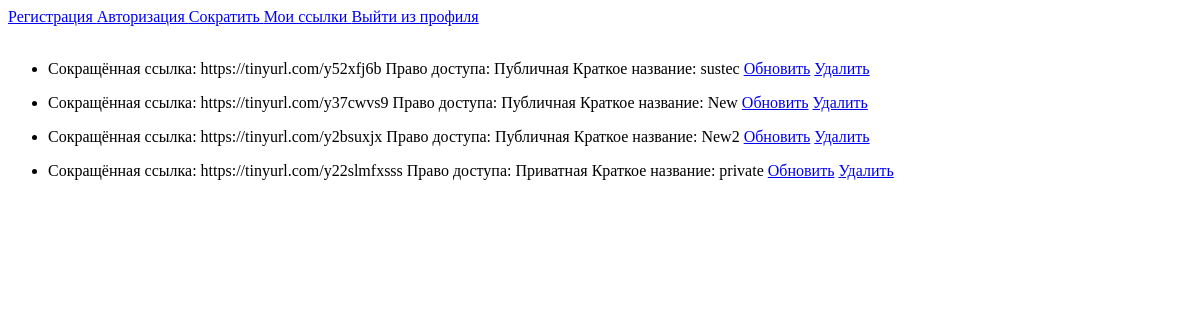
The page /links (signed in) on the database as committed earlier.
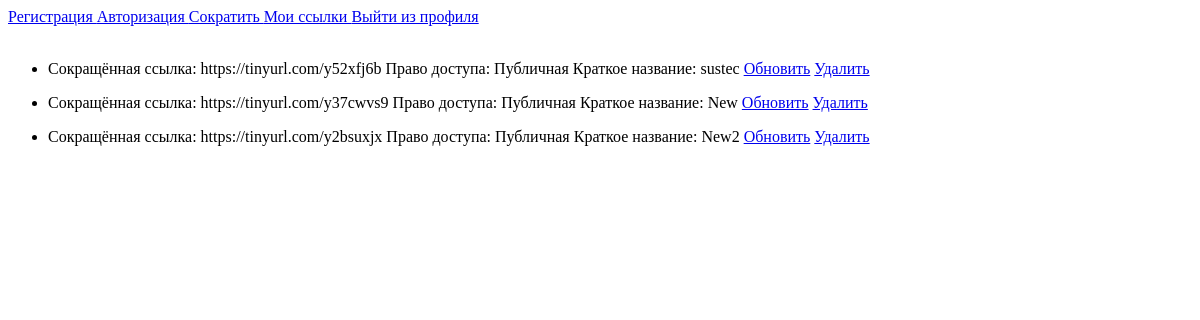
The same page on the database as committed later.
### tables this page shows
CREATE TABLE link(
                ID INTEGER PRIMARY KEY AUTOINCREMENT,
                name TEXT NOT NULL, 
                link TEXT NOT NULL,
                short_link TEXT NOT NULL,
                access TEXT NOT NULL,
                user_id INT NOT NULL,
                FOREIGN KEY (user_id) REFERENCES users (ID));

### main.py (the view)
@app.route("/links", methods=["POST", "GET"])
@login_required
def myLinks():
    try:
        msg = []
        links = bd.getLinks(current_user.get_id())
        for link in links:
            if link[4] != "Приватная":
                msg.append({"short": link[3],    "access": link[4],    'link': link[2], 'name': link[1], 'id': link[0]},)
            else:
                msg.append({"short": link[3]+"sss", "access": link[4], 'link': link[2], 'name': link[1], 'id': link[0]}, )
        flash(msg)
        return render_template('links.html', title='Ссылки', menu=menu)
    except Exception as e:
        return f"Ошибка: {e}"

### UserLogin.py (called while the page is built)
    def fromDB(self, user_id, db):
        self.__user = db.getUser(user_id)
        return self

    def get_id(self):
        return str(self.__user[0])

### bd.py (called while the page is built)
def getUser(user_id):
        con = sqlite3.connect("users.db")
        cursor = con.cursor()
        check = cursor.execute("""SELECT * FROM users WHERE ID = ?""", (user_id,)).fetchone()
        if not check:
                print("Пользователя с таким id нет!")
                return False
        return check

def getLinks(user_id):
        try:
                con = sqlite3.connect("users.db")
                cursor = con.cursor()
                info = cursor.execute(""" SELECT * FROM link where user_id = ?""", (user_id,)).fetchall()
                return info
        except sqlite3.Error as err:
                print(err)
                return "false"
        finally:
                con.close()

### main.py (called while the page is built)
@login_manager.user_loader
def check_user(user_id):
    print(user_id)
    return UserLogin().fromDB(user_id, bd)

### templates/links.html (shortened to what this page needs)
<!DOCTYPE html>
<html lang="en">
<head>
</head>
<body>
<div>
    {% for m in menu %}
        <a href="/{{m.url}}"> {{m.name}} </a>
    {% endfor %}
    <a href="{{url_for('logout')}}"> Выйти из профиля </a>
</div> <br>
{% for msg in get_flashed_messages() -%}
    {% for res in msg -%}
        <ul>
            <li> Сокращённая ссылка: {{res.short}} Право доступа: {{res.access}} Краткое название: {{res.name}} <a href="/update/{{res.id}}">Обновить</a>
                <a href="/delete/{{res.id}}" onclick="return confirm('Вы действительно хотите удалить ссылку?');">Удалить</a></li>
        </ul>
    {% endfor -%}
{% endfor -%}
</body>
</html>

Rows that differ between the two databases and show on the page:
removed link: short "https://tinyurl.com/y22slmfxsss", access "Приватная", name "private"
